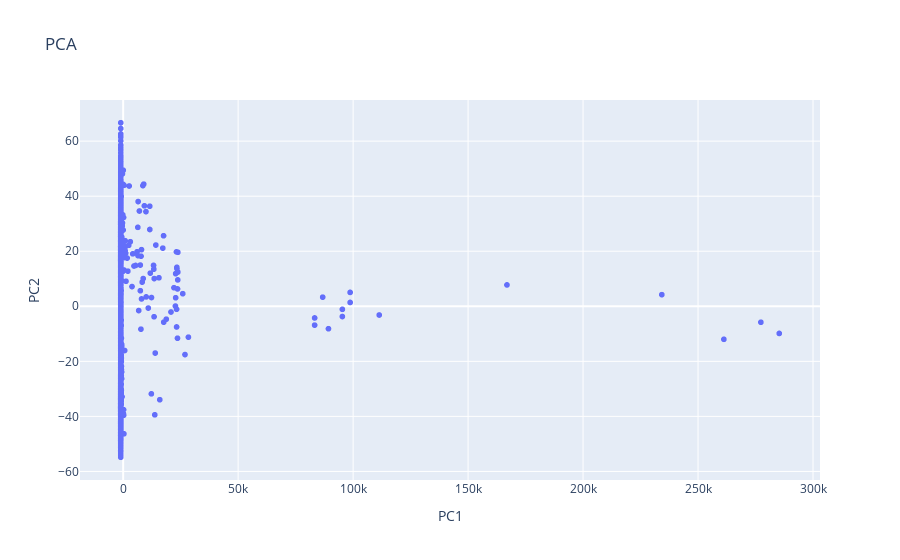

Notebook source saved alongside this figure:
### Code cell
# 2D plot
fig = px.scatter(
    df_pca, 
    x='PC1', 
    y='PC2', 
    title='PCA'
)
fig.show()

### Figure 1 — Plotly figure (JSON) as saved in the notebook; plotly's stock layout.template omitted (floating-point values rounded to 4 significant figures; data arrays with more than 128 entries replaced by an {"elided": "..."} marker saying what was removed)
{"data": [{"hovertemplate": "PC1=%{x}<br>PC2=%{y}<extra></extra>", "legendgroup": "", "marker": {"color": "#636efa", "symbol": "circle"}, "mode": "markers", "name": "", "showlegend": false, "type": "scattergl", "x": {"elided": "2996 float values"}, "xaxis": "x", "y": {"elided": "2996 float values"}, "yaxis": "y"}], "layout": {"legend": {"tracegroupgap": 0}, "title": {"text": "PCA"}, "xaxis": {"anchor": "y", "domain": [0, 1], "title": {"text": "PC1"}}, "yaxis": {"anchor": "x", "domain": [0, 1], "title": {"text": "PC2"}}}}
